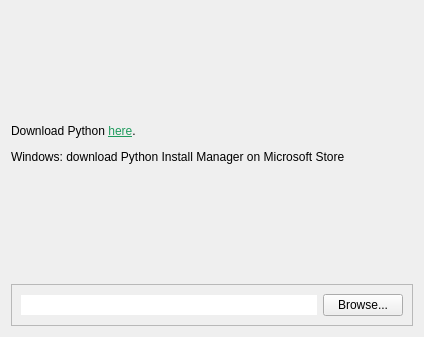
<?xml version="1.0" encoding="UTF-8"?>
<ui version="4.0">
 <class>PythonPage</class>
 <widget class="QWizardPage" name="PythonPage">
  <property name="geometry">
   <rect>
    <x>0</x>
    <y>0</y>
    <width>424</width>
    <height>337</height>
   </rect>
  </property>
  <property name="windowTitle">
   <string>WizardPage</string>
  </property>
  <layout class="QVBoxLayout" name="verticalLayout" stretch="1,0">
   <item>
    <widget class="QLabel" name="label">
     <property name="text">
      <string>&lt;html&gt;&lt;head/&gt;&lt;body&gt;&lt;p&gt;Download Python &lt;a href=&quot;https://www.python.org/downloads/&quot;&gt;&lt;span style=&quot; text-decoration: underline; color:#1f9b5d;&quot;&gt;here&lt;/span&gt;&lt;/a&gt;.&lt;/p&gt;&lt;p&gt;Windows: download Python Install Manager on Microsoft Store&lt;/p&gt;&lt;/body&gt;&lt;/html&gt;</string>
     </property>
    </widget>
   </item>
   <item>
    <widget class="QFrame" name="frame">
     <property name="frameShape">
      <enum>QFrame::Shape::StyledPanel</enum>
     </property>
     <property name="frameShadow">
      <enum>QFrame::Shadow::Raised</enum>
     </property>
     <layout class="QHBoxLayout" name="horizontalLayout">
      <item>
       <widget class="QLineEdit" name="pathLineEdit">
        <property name="frame">
         <bool>false</bool>
        </property>
        <property name="readOnly">
         <bool>true</bool>
        </property>
       </widget>
      </item>
      <item>
       <widget class="QPushButton" name="browseButton">
        <property name="text">
         <string>Browse...</string>
        </property>
       </widget>
      </item>
     </layout>
    </widget>
   </item>
  </layout>
 </widget>
 <resources/>
 <connections/>
</ui>
